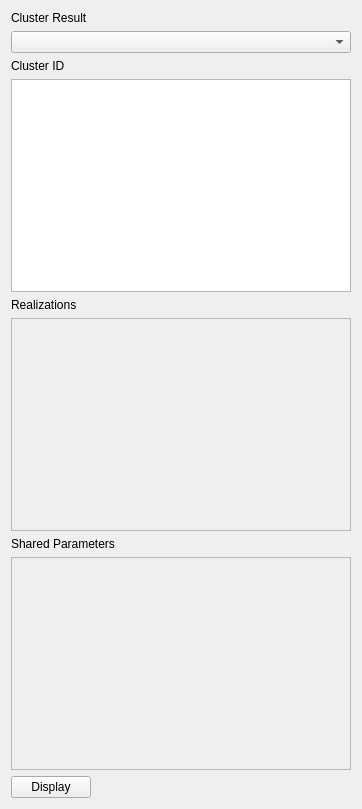
<?xml version="1.0" encoding="UTF-8"?>
<ui version="4.0">
 <class>param_cluster_widget</class>
 <widget class="QWidget" name="param_cluster_widget">
  <property name="geometry">
   <rect>
    <x>0</x>
    <y>0</y>
    <width>362</width>
    <height>809</height>
   </rect>
  </property>
  <property name="windowTitle">
   <string>Form</string>
  </property>
  <layout class="QVBoxLayout" name="verticalLayout">
   <item>
    <widget class="QLabel" name="label_4">
     <property name="sizePolicy">
      <sizepolicy hsizetype="Minimum" vsizetype="Preferred">
       <horstretch>0</horstretch>
       <verstretch>0</verstretch>
      </sizepolicy>
     </property>
     <property name="text">
      <string>Cluster Result</string>
     </property>
    </widget>
   </item>
   <item>
    <widget class="QComboBox" name="numClustersComboBox">
     <property name="sizePolicy">
      <sizepolicy hsizetype="MinimumExpanding" vsizetype="Fixed">
       <horstretch>0</horstretch>
       <verstretch>0</verstretch>
      </sizepolicy>
     </property>
    </widget>
   </item>
   <item>
    <widget class="QLabel" name="label">
     <property name="sizePolicy">
      <sizepolicy hsizetype="Minimum" vsizetype="Preferred">
       <horstretch>0</horstretch>
       <verstretch>0</verstretch>
      </sizepolicy>
     </property>
     <property name="text">
      <string>Cluster ID</string>
     </property>
    </widget>
   </item>
   <item>
    <widget class="QListWidget" name="clusterListWidget">
     <property name="sizePolicy">
      <sizepolicy hsizetype="MinimumExpanding" vsizetype="Expanding">
       <horstretch>0</horstretch>
       <verstretch>0</verstretch>
      </sizepolicy>
     </property>
    </widget>
   </item>
   <item>
    <widget class="QLabel" name="label_2">
     <property name="sizePolicy">
      <sizepolicy hsizetype="Minimum" vsizetype="Preferred">
       <horstretch>0</horstretch>
       <verstretch>0</verstretch>
      </sizepolicy>
     </property>
     <property name="text">
      <string>Realizations</string>
     </property>
    </widget>
   </item>
   <item>
    <widget class="QScrollArea" name="realizationScrollArea">
     <property name="widgetResizable">
      <bool>true</bool>
     </property>
     <widget class="QWidget" name="scrollAreaWidgetContents">
      <property name="geometry">
       <rect>
        <x>0</x>
        <y>0</y>
        <width>342</width>
        <height>205</height>
       </rect>
      </property>
     </widget>
    </widget>
   </item>
   <item>
    <widget class="QLabel" name="label_3">
     <property name="sizePolicy">
      <sizepolicy hsizetype="Fixed" vsizetype="Preferred">
       <horstretch>0</horstretch>
       <verstretch>0</verstretch>
      </sizepolicy>
     </property>
     <property name="text">
      <string>Shared Parameters</string>
     </property>
    </widget>
   </item>
   <item>
    <widget class="QScrollArea" name="commonParametersScrollArea">
     <property name="sizePolicy">
      <sizepolicy hsizetype="MinimumExpanding" vsizetype="Expanding">
       <horstretch>0</horstretch>
       <verstretch>0</verstretch>
      </sizepolicy>
     </property>
     <property name="widgetResizable">
      <bool>true</bool>
     </property>
     <widget class="QWidget" name="scrollAreaWidgetContents_4">
      <property name="geometry">
       <rect>
        <x>0</x>
        <y>0</y>
        <width>342</width>
        <height>205</height>
       </rect>
      </property>
     </widget>
    </widget>
   </item>
   <item>
    <widget class="QPushButton" name="displayPushButton">
     <property name="sizePolicy">
      <sizepolicy hsizetype="Fixed" vsizetype="Fixed">
       <horstretch>0</horstretch>
       <verstretch>0</verstretch>
      </sizepolicy>
     </property>
     <property name="text">
      <string>Display</string>
     </property>
    </widget>
   </item>
  </layout>
 </widget>
 <resources/>
 <connections/>
</ui>
